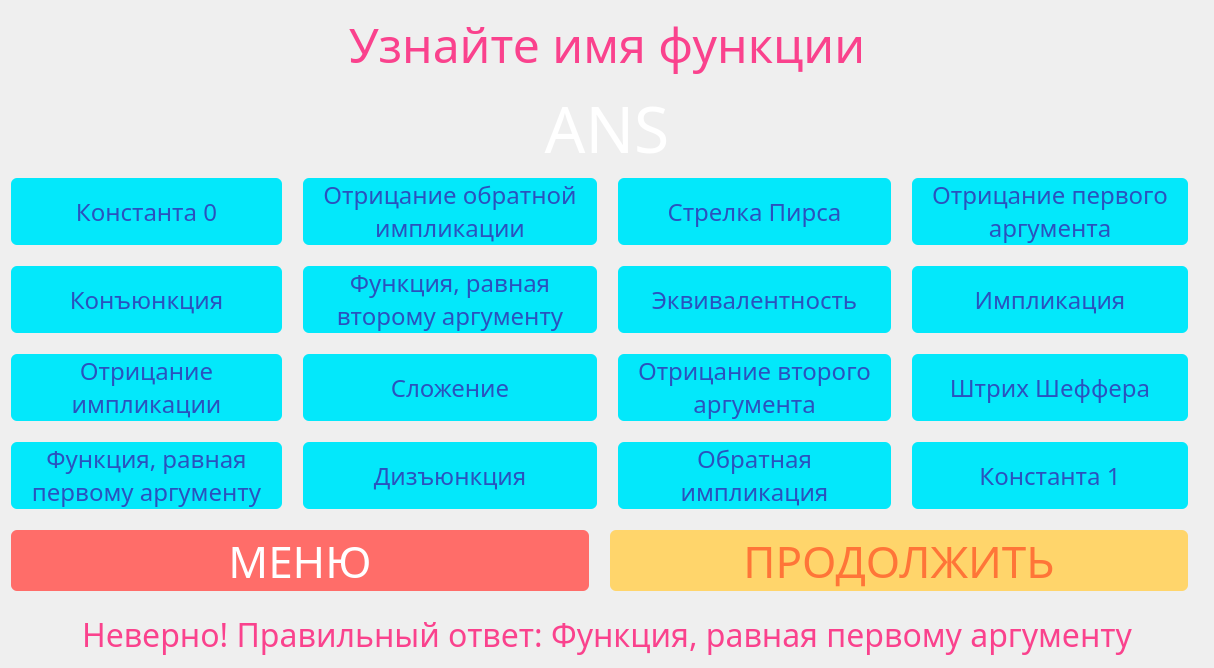
      <widget class="QWidget" name="page_4">
       <property name="styleSheet">
        <string notr="true">#page_4 {
   background-color: #18011b;
   color: #fff;
   background-image: url(:/images/1.png)
}

#QLabel{
  color: #fff;
}

#ans4:enabled{
  color: #fa428d;
}

#label_4_function{
 color: #fff;
}

QPushButton:enabled {
    display: inline-block;	
	box-sizing: border-box;
	
	outline: none;
	border: none;  
	border-radius: 6px;

	color: #2a52be;
    padding: 0 20px;
	margin: 0 15px 15px 0;
	background-color: #03e8fb;
	cursor: pointer;
	user-select: none;
	appearance: none;
	touch-action: manipulation;
}

QPushButton:enabled:hover {
  background-color: #ffd56b;
  color: #ff7538;
}

QPushButton:enabled:pressed {
	background-color: #AAAAAA;
    color: #fff;
}

QPushButton:disabled {
	background-color: rgba(255, 255, 255, 0);
    color:  rgba(255, 255, 255, 0);
}
QPushButton#pushButton_backtomenu4:enabled{
  background-color: #ff6d69;
  color: #fff;
}
QPushButton#pushButton_backtomenu4:enabled:hover{
  background-color: #ff3c36;
}
QPushButton#pushButton_backtomenu4:enabled:hover:pressed {
	background-color: #AAAAAA;
    color: #fff;
}
QPushButton#restart4:enabled{
   background-color: #ffd56b;
   color: #ff7538;
}
QPushButton#restart4:enabled:hover {
	background-color: #AAAAAA;
    color: #fff;
}</string>
       </property>
       <layout class="QVBoxLayout" name="verticalLayout_6">
        <item>
         <widget class="QLabel" name="label_8">
          <property name="sizePolicy">
           <sizepolicy hsizetype="Preferred" vsizetype="Maximum">
            <horstretch>0</horstretch>
            <verstretch>0</verstretch>
           </sizepolicy>
          </property>
          <property name="font">
           <font>
            <family>XDRA Heavy</family>
            <pointsize>36</pointsize>
           </font>
          </property>
          <property name="text">
           <string>&lt;html&gt;&lt;head/&gt;&lt;body&gt;&lt;p&gt;&lt;span style=&quot; color:#fa428d;&quot;&gt;Узнайте имя функции&lt;/span&gt;&lt;/p&gt;&lt;/body&gt;&lt;/html&gt;</string>
          </property>
          <property name="alignment">
           <set>Qt::AlignCenter</set>
          </property>
         </widget>
        </item>
        <item>
         <widget class="QLabel" name="label_4_function">
          <property name="sizePolicy">
           <sizepolicy hsizetype="Preferred" vsizetype="Maximum">
            <horstretch>0</horstretch>
            <verstretch>0</verstretch>
           </sizepolicy>
          </property>
          <property name="font">
           <font>
            <family>XDRA Heavy</family>
            <pointsize>48</pointsize>
           </font>
          </property>
          <property name="text">
           <string>&lt;html&gt;&lt;head/&gt;&lt;body&gt;&lt;p&gt;&lt;span style=&quot; color:#ffffff;&quot;&gt;ANS&lt;/span&gt;&lt;/p&gt;&lt;/body&gt;&lt;/html&gt;</string>
          </property>
          <property name="alignment">
           <set>Qt::AlignCenter</set>
          </property>
         </widget>
        </item>
        <item>
         <layout class="QGridLayout" name="gridLayout">
          <item row="0" column="0">
           <widget class="QPushButton" name="pushButton_4_0">
            <property name="sizePolicy">
             <sizepolicy hsizetype="Preferred" vsizetype="Minimum">
              <horstretch>0</horstretch>
              <verstretch>0</verstretch>
             </sizepolicy>
            </property>
            <property name="font">
             <font>
              <family>XDRA Heavy</family>
              <pointsize>18</pointsize>
             </font>
            </property>
            <property name="layoutDirection">
             <enum>Qt::LeftToRight</enum>
            </property>
            <property name="text">
             <string>Константа 0</string>
            </property>
           </widget>
          </item>
          <item row="0" column="1">
           <widget class="QPushButton" name="pushButton_4_4">
            <property name="sizePolicy">
             <sizepolicy hsizetype="Preferred" vsizetype="Minimum">
              <horstretch>0</horstretch>
              <verstretch>0</verstretch>
             </sizepolicy>
            </property>
            <property name="font">
             <font>
              <family>XDRA Heavy</family>
              <pointsize>18</pointsize>
             </font>
            </property>
            <property name="text">
             <string>Отрицание обратной
импликации</string>
            </property>
           </widget>
          </item>
          <item row="0" column="2">
           <widget class="QPushButton" name="pushButton_4_8">
            <property name="sizePolicy">
             <sizepolicy hsizetype="Preferred" vsizetype="Minimum">
              <horstretch>0</horstretch>
              <verstretch>0</verstretch>
             </sizepolicy>
            </property>
            <property name="font">
             <font>
              <family>XDRA Heavy</family>
              <pointsize>18</pointsize>
             </font>
            </property>
            <property name="text">
             <string>Стрелка Пирса</string>
            </property>
           </widget>
          </item>
          <item row="0" column="3">
           <widget class="QPushButton" name="pushButton_4_12">
            <property name="sizePolicy">
             <sizepolicy hsizetype="Preferred" vsizetype="Minimum">
              <horstretch>0</horstretch>
              <verstretch>0</verstretch>
             </sizepolicy>
            </property>
            <property name="font">
             <font>
              <family>XDRA Heavy</family>
              <pointsize>18</pointsize>
             </font>
            </property>
            <property name="text">
             <string>Отрицание первого
аргумента</string>
            </property>
           </widget>
          </item>
          <item row="1" column="0">
           <widget class="QPushButton" name="pushButton_4_1">
            <property name="sizePolicy">
             <sizepolicy hsizetype="Preferred" vsizetype="Minimum">
              <horstretch>0</horstretch>
              <verstretch>0</verstretch>
             </sizepolicy>
            </property>
            <property name="font">
             <font>
              <family>XDRA Heavy</family>
              <pointsize>18</pointsize>
             </font>
            </property>
            <property name="text">
             <string>Конъюнкция</string>
            </property>
           </widget>
          </item>
          <item row="1" column="1">
           <widget class="QPushButton" name="pushButton_4_5">
            <property name="sizePolicy">
             <sizepolicy hsizetype="Preferred" vsizetype="Minimum">
              <horstretch>0</horstretch>
              <verstretch>0</verstretch>
             </sizepolicy>
            </property>
            <property name="font">
             <font>
              <family>XDRA Heavy</family>
              <pointsize>18</pointsize>
             </font>
            </property>
            <property name="text">
             <string>Функция, равная
второму аргументу</string>
            </property>
           </widget>
          </item>
          <item row="1" column="2">
           <widget class="QPushButton" name="pushButton_4_9">
            <property name="sizePolicy">
             <sizepolicy hsizetype="Preferred" vsizetype="Minimum">
              <horstretch>0</horstretch>
              <verstretch>0</verstretch>
             </sizepolicy>
            </property>
            <property name="font">
             <font>
              <family>XDRA Heavy</family>
              <pointsize>18</pointsize>
             </font>
            </property>
            <property name="text">
             <string>Эквивалентность</string>
            </property>
           </widget>
          </item>
          <item row="1" column="3">
           <widget class="QPushButton" name="pushButton_4_13">
            <property name="sizePolicy">
             <sizepolicy hsizetype="Preferred" vsizetype="Minimum">
              <horstretch>0</horstretch>
              <verstretch>0</verstretch>
             </sizepolicy>
            </property>
            <property name="font">
             <font>
              <family>XDRA Heavy</family>
              <pointsize>18</pointsize>
             </font>
            </property>
            <property name="text">
             <string>Импликация</string>
            </property>
           </widget>
          </item>
          <item row="2" column="0">
           <widget class="QPushButton" name="pushButton_4_2">
            <property name="sizePolicy">
             <sizepolicy hsizetype="Preferred" vsizetype="Minimum">
              <horstretch>0</horstretch>
              <verstretch>0</verstretch>
             </sizepolicy>
            </property>
            <property name="font">
             <font>
              <family>XDRA Heavy</family>
              <pointsize>18</pointsize>
             </font>
            </property>
            <property name="text">
             <string>Отрицание 
импликации</string>
            </property>
           </widget>
          </item>
          <item row="2" column="1">
           <widget class="QPushButton" name="pushButton_4_6">
            <property name="sizePolicy">
             <sizepolicy hsizetype="Preferred" vsizetype="Minimum">
              <horstretch>0</horstretch>
              <verstretch>0</verstretch>
             </sizepolicy>
            </property>
            <property name="font">
             <font>
              <family>XDRA Heavy</family>
              <pointsize>18</pointsize>
             </font>
            </property>
            <property name="text">
             <string>Сложение</string>
            </property>
           </widget>
          </item>
          <item row="2" column="2">
           <widget class="QPushButton" name="pushButton_4_10">
            <property name="sizePolicy">
             <sizepolicy hsizetype="Preferred" vsizetype="Minimum">
              <horstretch>0</horstretch>
              <verstretch>0</verstretch>
             </sizepolicy>
            </property>
            <property name="font">
             <font>
              <family>XDRA Heavy</family>
              <pointsize>18</pointsize>
             </font>
            </property>
            <property name="text">
             <string>Отрицание второго
аргумента</string>
            </property>
           </widget>
          </item>
          <item row="2" column="3">
           <widget class="QPushButton" name="pushButton_4_14">
            <property name="sizePolicy">
             <sizepolicy hsizetype="Preferred" vsizetype="Minimum">
              <horstretch>0</horstretch>
              <verstretch>0</verstretch>
             </sizepolicy>
            </property>
            <property name="font">
             <font>
              <family>XDRA Heavy</family>
              <pointsize>18</pointsize>
             </font>
            </property>
            <property name="text">
             <string>Штрих Шеффера</string>
            </property>
           </widget>
          </item>
          <item row="3" column="0">
           <widget class="QPushButton" name="pushButton_4_3">
            <property name="sizePolicy">
             <sizepolicy hsizetype="Preferred" vsizetype="Minimum">
              <horstretch>0</horstretch>
              <verstretch>0</verstretch>
             </sizepolicy>
            </property>
            <property name="font">
             <font>
              <family>XDRA Heavy</family>
              <pointsize>18</pointsize>
             </font>
            </property>
            <property name="text">
             <string>Функция, равная 
первому аргументу</string>
            </property>
           </widget>
          </item>
          <item row="3" column="1">
           <widget class="QPushButton" name="pushButton_4_7">
            <property name="sizePolicy">
             <sizepolicy hsizetype="Preferred" vsizetype="Minimum">
              <horstretch>0</horstretch>
              <verstretch>0</verstretch>
             </sizepolicy>
            </property>
            <property name="font">
             <font>
              <family>XDRA Heavy</family>
              <pointsize>18</pointsize>
             </font>
            </property>
            <property name="text">
             <string>Дизъюнкция</string>
            </property>
           </widget>
          </item>
          <item row="3" column="2">
           <widget class="QPushButton" name="pushButton_4_11">
            <property name="sizePolicy">
             <sizepolicy hsizetype="Preferred" vsizetype="Minimum">
              <horstretch>0</horstretch>
              <verstretch>0</verstretch>
             </sizepolicy>
            </property>
            <property name="font">
             <font>
              <family>XDRA Heavy</family>
              <pointsize>18</pointsize>
             </font>
            </property>
            <property name="text">
             <string>Обратная 
импликация</string>
            </property>
           </widget>
          </item>
          <item row="3" column="3">
           <widget class="QPushButton" name="pushButton_4_15">
            <property name="sizePolicy">
             <sizepolicy hsizetype="Preferred" vsizetype="Minimum">
              <horstretch>0</horstretch>
              <verstretch>0</verstretch>
             </sizepolicy>
            </property>
            <property name="font">
             <font>
              <family>XDRA Heavy</family>
              <pointsize>18</pointsize>
             </font>
            </property>
            <property name="text">
             <string>Константа 1</string>
            </property>
           </widget>
          </item>
         </layout>
        </item>
        <item>
         <layout class="QHBoxLayout" name="horizontalLayout_2">
          <item>
           <widget class="QPushButton" name="pushButton_backtomenu4">
            <property name="sizePolicy">
             <sizepolicy hsizetype="Preferred" vsizetype="Maximum">
              <horstretch>0</horstretch>
              <verstretch>0</verstretch>
             </sizepolicy>
            </property>
            <property name="font">
             <font>
              <family>XDRA Heavy</family>
              <pointsize>33</pointsize>
             </font>
            </property>
            <property name="layoutDirection">
             <enum>Qt::LeftToRight</enum>
            </property>
            <property name="text">
             <string>МЕНЮ</string>
            </property>
            <property name="autoExclusive">
             <bool>false</bool>
            </property>
           </widget>
          </item>
          <item>
           <widget class="QPushButton" name="restart4">
            <property name="enabled">
             <bool>true</bool>
            </property>
            <property name="sizePolicy">
             <sizepolicy hsizetype="Preferred" vsizetype="Maximum">
              <horstretch>0</horstretch>
              <verstretch>0</verstretch>
             </sizepolicy>
            </property>
            <property name="font">
             <font>
              <family>XDRA Heavy</family>
              <pointsize>33</pointsize>
             </font>
            </property>
            <property name="text">
             <string>ПРОДОЛЖИТЬ</string>
            </property>
           </widget>
          </item>
         </layout>
        </item>
        <item>
         <widget class="QLabel" name="ans4">
          <property name="enabled">
           <bool>true</bool>
          </property>
          <property name="sizePolicy">
           <sizepolicy hsizetype="Preferred" vsizetype="Maximum">
            <horstretch>0</horstretch>
            <verstretch>0</verstretch>
           </sizepolicy>
          </property>
          <property name="font">
           <font>
            <family>XDRA Heavy</family>
            <pointsize>24</pointsize>
           </font>
          </property>
          <property name="text">
           <string>&lt;html&gt;&lt;head/&gt;&lt;body&gt;&lt;p&gt;&lt;span style=&quot; color:#fa428d;&quot;&gt;Неверно! Правильный ответ: Функция, равная первому аргументу&lt;/span&gt;&lt;/p&gt;&lt;/body&gt;&lt;/html&gt;</string>
          </property>
          <property name="alignment">
           <set>Qt::AlignCenter</set>
          </property>
         </widget>
        </item>
       </layout>
      </widget>
